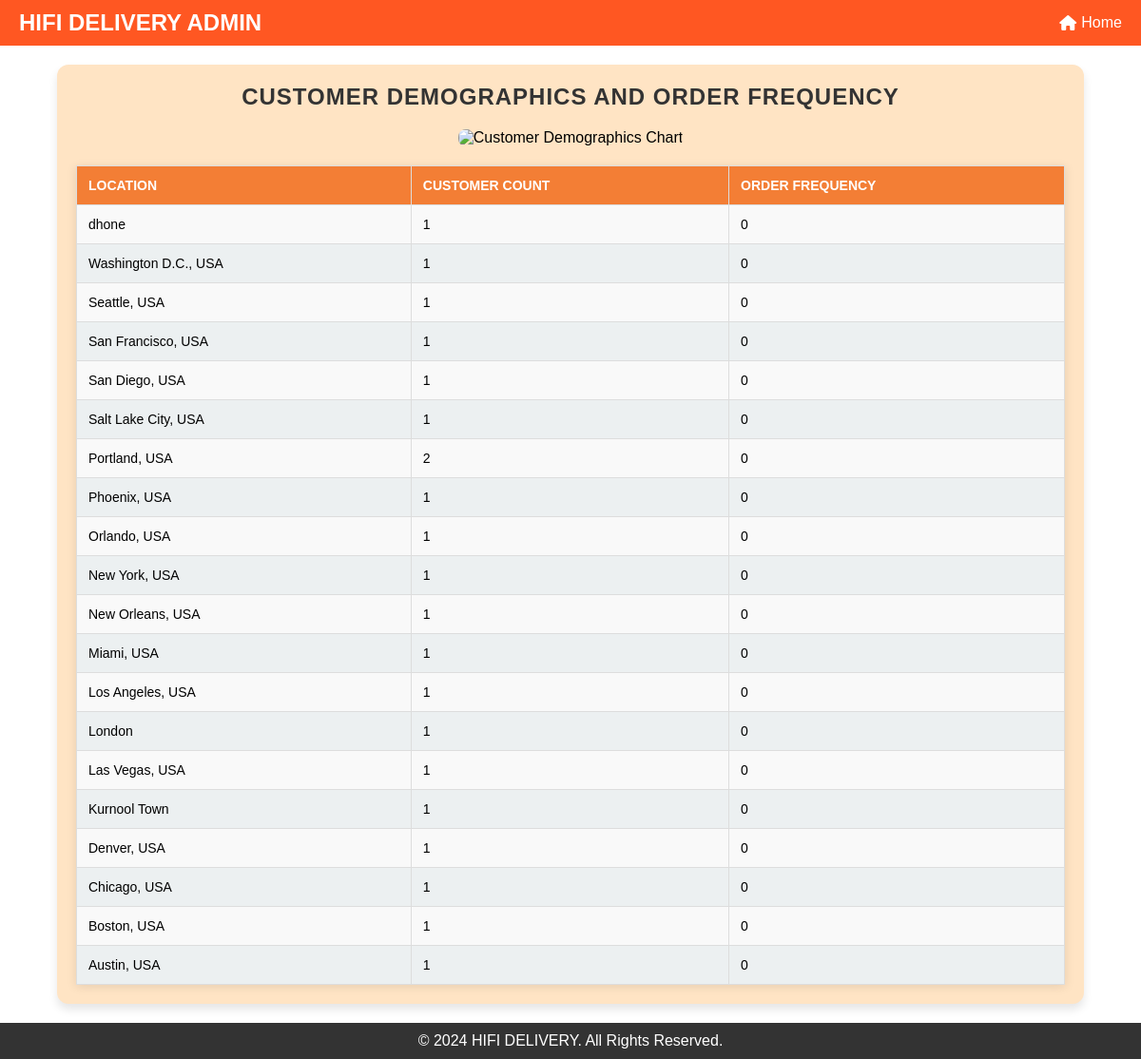
Page /customer_demographics on the earlier database version.
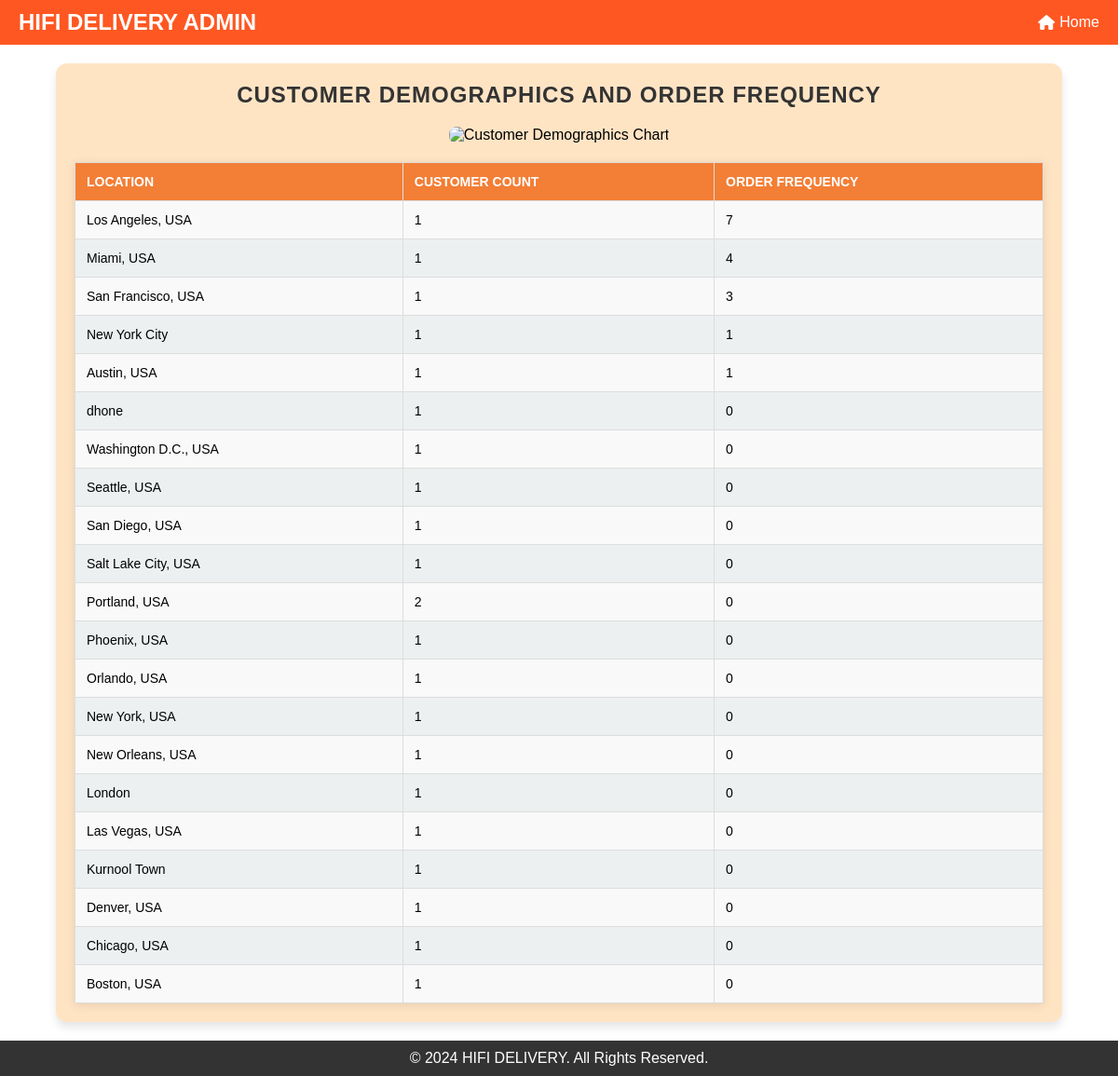
Same page on the later database version.
### tables this page shows
CREATE TABLE "users" (
	"id"	INTEGER,
	"username"	TEXT NOT NULL UNIQUE,
	"email"	TEXT NOT NULL UNIQUE,
	"password"	TEXT NOT NULL,
	"role"	TEXT NOT NULL,
	"location"	TEXT,
	"contact"	TEXT,
	"approved"	INTEGER NOT NULL DEFAULT 0,
	PRIMARY KEY("id" AUTOINCREMENT)
);

### mergedapp.py (the view)
@app.route('/customer_demographics', methods=['GET'])
def customer_demographics():
    try:
        with get_db_connection() as conn:
            cursor = conn.cursor()
            cursor.execute('''
                SELECT
                    location,
                    COUNT(DISTINCT id) AS customer_count,
                    COUNT(o.orderId) AS order_frequency
                FROM users u
                LEFT JOIN Orders_Analysis o ON u.username = o.customerName
                WHERE u.role = 'customer'
                GROUP BY location
                ORDER BY order_frequency DESC
            ''')
            demographics_data = [
                {"location": row["location"], "customer_count": row["customer_count"], "order_frequency": row["order_frequency"]}
                for row in cursor.fetchall()
            ]
        locations = [row['location'] for row in demographics_data]
        customer_counts = [row['customer_count'] for row in demographics_data]
        order_frequencies = [row['order_frequency'] for row in demographics_data]
        fig, ax = plt.subplots(figsize=(10, 6))
        bar_width = 0.4
        index = range(len(locations))
        ax.bar(index, customer_counts, bar_width, label='Customer Count', color='skyblue')
        ax.bar([i + bar_width for i in index], order_frequencies, bar_width, label='Order Frequency', color='orange')
        ax.set_xlabel('Locations', fontsize=12)
        ax.set_ylabel('Count', fontsize=12)
        ax.set_title('Customer Demographics and Order Frequency by Location', fontsize=14)
        ax.set_xticks([i + bar_width / 2 for i in index])
        ax.set_xticklabels(locations, rotation=45, ha='right', fontsize=10)
        ax.legend()
        chart_filename = f"customer_demographics_chart_{datetime.now().strftime('%Y%m%d%H%M%S')}.png"
        chart_path = os.path.join(app.config['IMAGE_FOLDER'], chart_filename)
        plt.tight_layout()
        plt.savefig(chart_path)
        plt.close()
    except sqlite3.Error as e:
        flash(f"Database error: {e}", "danger")
        demographics_data = []
        chart_filename = None
    return render_template('customerdemographics.html', demographics_data=demographics_data, chart_filename=chart_filename)

### mergedapp.py (called while the page is built)
def get_db_connection():
    conn = sqlite3.connect(DATABASE)  # Timeout to avoid lock
    conn.row_factory = sqlite3.Row
    return conn

### templates/customerdemographics.html (shortened to what this page needs)
<!DOCTYPE html>
<html lang="en">
<head>
    <link href="https://cdnjs.cloudflare.com/ajax/libs/font-awesome/6.5.0/css/all.min.css" rel="stylesheet">
</head>
<body>
    <header>
        <div class="logo">HIFI DELIVERY ADMIN</div>
        <nav>
            <ul>
                <li><a href="{{ url_for('admin') }}"><i class="fa-solid fa-house"></i> Home</a></li>
            </ul>
        </nav>
    </header>
    <main>
        <section class="table-container">
            <h1>Customer Demographics and Order Frequency</h1>
            {% if chart_filename %}
            <div style="text-align: center; margin-bottom: 20px;">
                <img src="{{ url_for('static', filename='images/' + chart_filename) }}" alt="Customer Demographics Chart" style="max-width: 100%; height: auto; border-radius: 8px;">
            </div>
            {% endif %}
            <table>
                <thead>
                    <tr>
                        <th>Location</th>
                        <th>Customer Count</th>
                        <th>Order Frequency</th>
                    </tr>
                </thead>
                <tbody>
                    {% for row in demographics_data %}
                    <tr>
                        <td>{{ row['location'] }}</td>
                        <td>{{ row['customer_count'] }}</td>
                        <td>{{ row['order_frequency'] }}</td>
                    </tr>
                    {% endfor %}
                </tbody>
            </table>
        </section>
    </main>
    <footer>
        <p>&copy; 2024 HIFI DELIVERY. All Rights Reserved.</p>
    </footer>
</body>
</html>

Differences in the rows shown:
shown differently, row unchanged: users "Los Angeles, USA": order_frequency "0" → "7"; moves up the list
shown differently, row unchanged: users "Miami, USA": order_frequency "0" → "4"; moves up the list
shown differently, row unchanged: users "San Francisco, USA": order_frequency "0" → "3"; moves up the list
added users: location "New York City", customer_count "1", order_frequency "1"
shown differently, row unchanged: users "Austin, USA": order_frequency "0" → "1"; moves up the list
